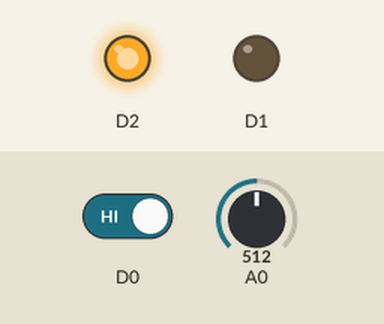
Bench run of a sketch on a simulated ESP8266 (NodeMCU). Parts: output pins drawn as LEDs (lit = HIGH). The test bench sets the inputs (shaded band); at power-on: D0 HIGH, A0 = 512. WiFi joins after 1.5 s; servers stay silent unless stated; what the sketch prints to the serial monitor is not drawn.

Above: at 3.0 s.
3.1 s: D0 driven LOW
At 4.3 s:
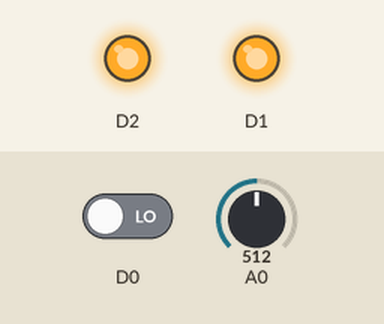
5.1 s: A0 set to 104
7.6 s: A0 set to 92
At 9.1 s:
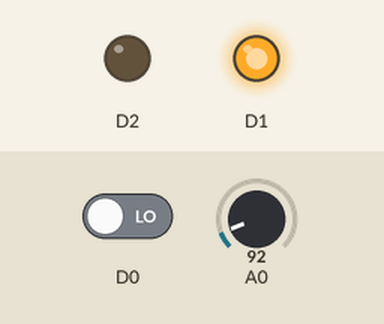
9.7 s: A0 set to 110
At 10.4 s:
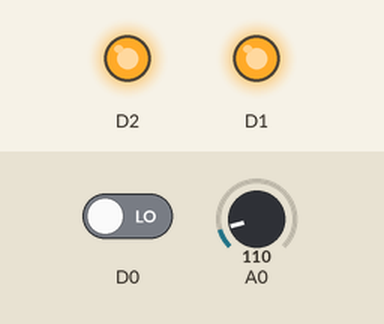
11.5 s: A0 set to 90
At 13.0 s:
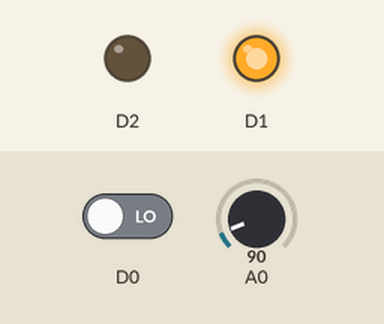
Timing chart, 0 to 14.3 s (numbered marks = the images above; inputs shaded):
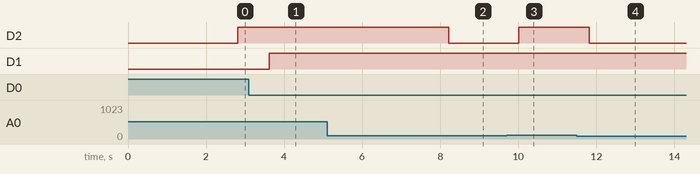

The sketch:

ardu.ino
```cpp
#define BLYNK_TEMPLATE_ID "TMPL6TQgqtYsf"
#define BLYNK_TEMPLATE_NAME "dv"

#define BLYNK_PRINT Serial
#include <ESP8266WiFi.h>
#include <ThingSpeak.h>
#include <BlynkSimpleEsp8266.h>
#include <Blynk.h>
char auth[] = "Cb18GVnoUnOJ-62taf9bHNz6pTaq8ere"; // Blynk key
#define BLYNK_AUTH_TOKEN "Cb18GVnoUnOJ-62taf9bHNz6pTaq8ere"

const char* WLAN_SSID = "Ennur"; // Kablosuz Ağ Adı
const char* WLAN_PASSWORD = "Ennur1515"; // Kablosuz Ağ Şifresi

const char* thingSpeakHost = "api.thingspeak.com";
const char* writeAPIKey = "7QBBVVWW3PTF88U4"; // ThingSpeak api key
unsigned long channelID = 2388365;
const char* writeAPIKey2 = "7OPPNZGA0PRF711B"; // ThingSpeak api key
unsigned long channelID2 = 2388400;
unsigned int field_no = 1;

WiFiClient client;

void setup() {
  pinMode(D0, INPUT);
  Serial.begin(115200);

  WiFi_Setup();
  ThingSpeak.begin(client);
  Blynk.begin(auth, WLAN_SSID, WLAN_PASSWORD);
}

void WiFi_Setup() {
  delay(10);
  Serial.println(); Serial.print(WLAN_SSID);
  Serial.print(" Kablosuz Agina Baglaniyor");
  WiFi.begin(WLAN_SSID, WLAN_PASSWORD);
  while (WiFi.status() != WL_CONNECTED) {
    delay(500);
    Serial.print(".");
  }
  Serial.println(); Serial.print(WLAN_SSID);
  Serial.println("Kablosuz Agina Baglandi");
  Serial.println("IP adresi: ");
  Serial.println(WiFi.localIP());
}

void loop() {
  Blynk.run();
  WidgetLED led1(V0);
  WidgetLED led2(V1);

  if (digitalRead(D0) == false) {
    analogWrite (D1, 500);
    led1.on();
  } else {
    analogWrite (D1, 0);
    led1.off();
  }

  delay(1000);
  if (analogRead(A0) >= 100) {
    analogWrite (D2, 500);
    led2.on();
  } else {
    analogWrite (D2, 0);
    led2.off();
  }

  if (client.connect (thingSpeakHost, 80)) {
    ThingSpeak.writeField(channelID, field_no, digitalRead(D0), writeAPIKey);
    ThingSpeak.writeField(channelID2, field_no, analogRead(A0), writeAPIKey2);
    Serial.println("\n");
  }
}
```

Measured:
- the behaviour switches between 100 and 99 on A0 (found by bisection; images 1 and 2)
- after the input at 3.1 s, D1: LOW → HIGH after 0.52 s
- after the input at 5.1 s, every drawn part: stays the same
- after the input at 7.6 s, D2: HIGH → LOW after 0.62 s
- after the input at 9.7 s, D2: LOW → HIGH after 0.32 s
- after the input at 11.5 s, D2: HIGH → LOW after 0.32 s
